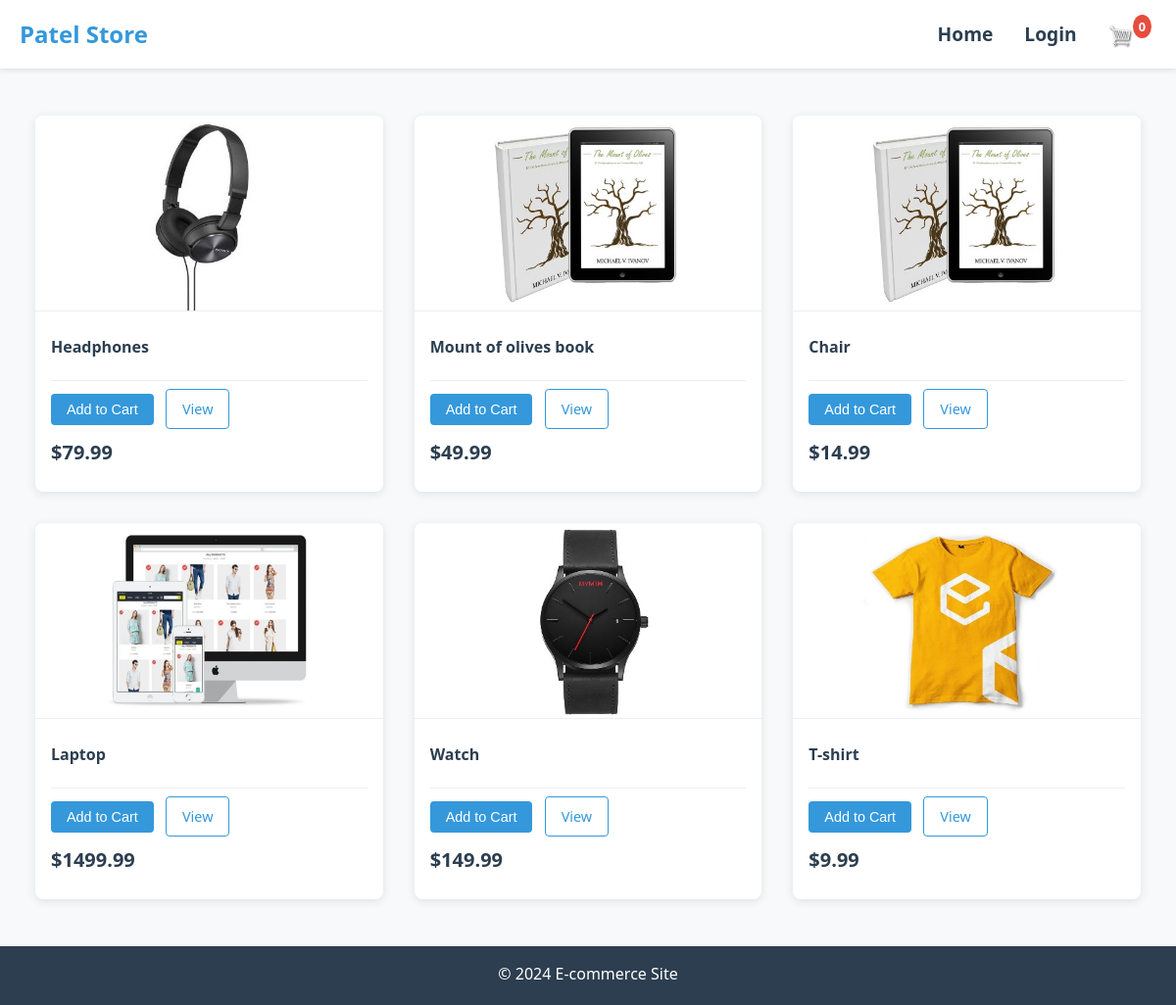
Before: / with the older database file.
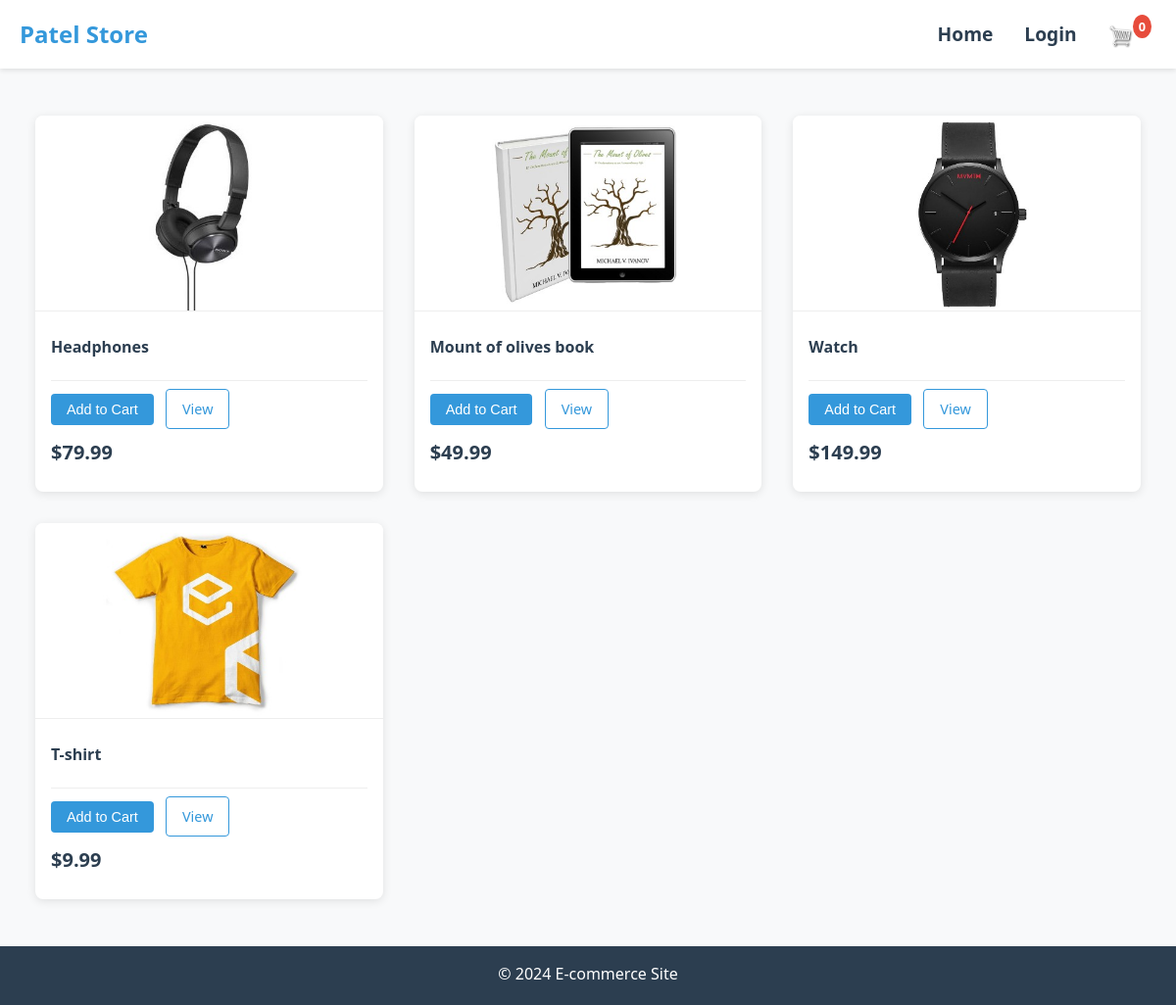
After: the same page with the newer database file.
### store/models.py (models this page shows, shortened)
class Product(models.Model):
    name = models.CharField(max_length=200, null=True)
    price = models.FloatField()
    digital = models.BooleanField(default=False, null=True, blank=False)
    image = models.ImageField(null=True, blank=True)
    @property
    def imageURL(self):
        try:
            url = self.image.url
        except:
            url = ''
        return url

### store/views.py (the view)
# urls.py: 2. Add a URL to urlpatterns:  path('', views.home, name='home')
def home(request):
     products = Product.objects.all()
     context = {'products': products}
     return render(request, 'store/home.html', context)

### store/templates/store/home.html
{% extends "main.html" %}
{% block content %}
{% load static %}
    <div class="product-grid">
        {% for product in products %}
        <div class="product-card">
            <img class="product-thumbnail" src="{{product.imageURL}}" alt="{{product.name}}">
            <div class="product-info">
                <h6 class="product-name"><strong>{{product.name}}</strong></h6>
                <hr class="divider">
                <button class="add-btn">Add to Cart</button>
                <a class="view-btn" href="#">View</a>
                <h4 class="product-price">${{product.price}}</h4>
            </div>
        </div>
        {% endfor %}
    </div>
{% endblock %}

### store/templates/store/main.html (shortened to what this page needs)
<!DOCTYPE html>
{% load static %}
    <head>
        <link rel="stylesheet" type="text/css" href="{% static 'css/main.css' %}">
    </head>
    <body>
        <header>
            <nav>
                <a href="{% url 'home' %}">Patel Store</a>
                <div>
                    <ul>
                        <li>
                            <a href="{% url 'home' %}">Home</a>
                        </li>
                        <li><a href="#">Login</a></li>
                        <li><a href="{% url 'cart' %}">
                            <img id="cart-icon" src="{% static 'images/cart.png' %}" height="10" width="10">
                            <p id="cart-total">0</p>
                        </a></li>
                    </ul>
                </div>
            </nav>
        </header>
        <main>
            {% block content %}{% endblock %}
        </main>
        <footer>
            <p>&copy; 2024 E-commerce Site</p>
        </footer>
    </body>
</html>

### static/css/main.css (style rules this page uses)
* { margin: 0; padding: 0; box-sizing: border-box; }
body { font-family: 'Segoe UI', Tahoma, Geneva, Verdana, sans-serif; line-height: 1.6; color: var(--text-color); background-color: var(--background-color); min-height: 100vh; display: flex; flex-direction: column; }
header { background-color: white; box-shadow: 0 2px 5px rgba(0, 0, 0, 0.1); position: fixed; width: 100%; top: 0; z-index: 1000; }
nav { max-width: 1200px; margin: 0 auto; padding: 0 20px; height: var(--header-height); display: flex; justify-content: space-between; align-items: center; }
nav a { text-decoration: none; color: var(--primary-color); font-weight: 600; font-size: 1.2rem; }
nav > a { font-size: 1.5rem; color: var(--secondary-color); }
nav ul { display: flex; list-style: none; align-items: center; gap: 2rem; }
nav ul li a { position: relative; transition: color 0.3s ease; }
nav ul li a::after { content: ''; position: absolute; width: 0; height: 2px; bottom: -5px; left: 0; background-color: var(--secondary-color); transition: width 0.3s ease; }
#cart-icon { height: 25px; width: 25px; vertical-align: middle; }
#cart-total { display: inline-block; background-color: var(--accent-color); color: white; border-radius: 50%; padding: 2px 6px; font-size: 0.8rem; position: relative; top: -10px; left: -5px; }
main { max-width: 1200px; margin: var(--header-height) auto 0; padding: 2rem 20px; flex: 1; }
footer { background-color: var(--primary-color); color: white; text-align: center; padding: 1rem; height: var(--footer-height); margin-top: auto; }
.product-grid { display: grid; grid-template-columns: repeat(3, 1fr); gap: 2rem; padding: 1rem; max-width: 1200px; margin: 0 auto; }
.product-card { background: white; border-radius: 8px; box-shadow: 0 2px 10px rgba(0, 0, 0, 0.1); transition: transform 0.3s ease, box-shadow 0.3s ease; overflow: hidden; }
.product-thumbnail { width: 100%; height: 200px; object-fit: cover; border-bottom: 1px solid #eee; }
.product-info { padding: 1rem; }
.product-name { font-size: 1rem; margin-bottom: 0.5rem; color: var(--primary-color); height: 2.4em; overflow: hidden; display: -webkit-box; -webkit-line-clamp: 2; -webkit-box-orient: vertical; }
.divider { border: none; height: 1px; background-color: #eee; margin: 0.5rem 0; }
.product-price { font-size: 1.25rem; color: var(--primary-color); margin: 0.5rem 0; font-weight: 600; }
.add-btn, .view-btn { display: inline-block; padding: 0.5rem 1rem; border-radius: 4px; font-size: 0.9rem; font-weight: 500; text-decoration: none; text-align: center; transition: all 0.3s ease; margin-right: 0.5rem; cursor: pointer; }
.add-btn { background-color: var(--secondary-color); color: white; border: none; }
.view-btn { background-color: transparent; color: var(--secondary-color); border: 1px solid var(--secondary-color); }
hr { border: none; height: 1px; background-color: #eee; margin: 1rem 0; }

Changed rows visible on the page:
removed Product: imageURL (picture), name "Chair", price "14.99"
removed Product: imageURL (picture), name "Laptop", price "1499.99"
